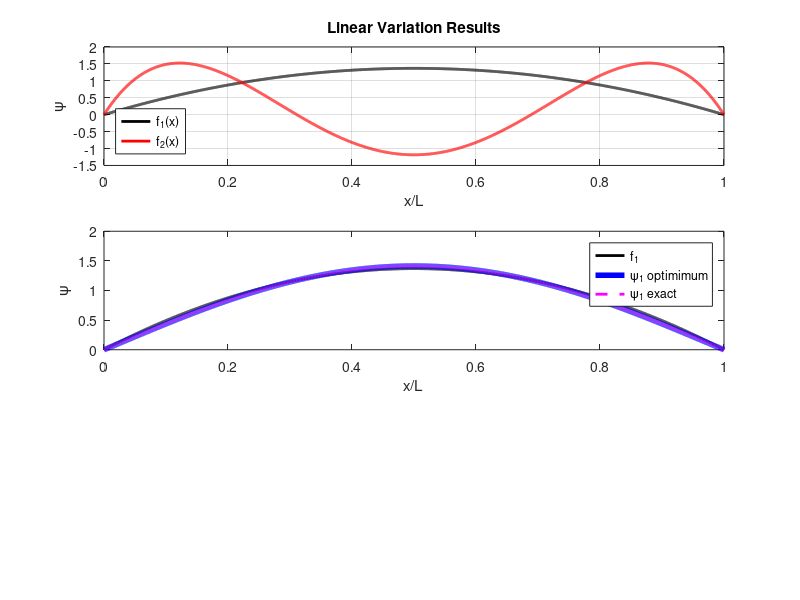

This figure's MATLAB source: (Note: this script raises an error after producing the figure.)
%LinearVariationInOrthonormalBasis.m
%
%This script checks the pencil/paper solution for the linear variation
%problem.
%
%Tom Allison 10/25/2013

%% Preliminaries 

set(0,'DefaultLineLineWidth',2);

hbar = 1;
m = 1;
L = 1;

x = linspace(0,L,1E4);
dx = x(2)-x(1);

%% Part a)
% The eigenvectors found are eigenvectors of the H matrix but the H matrix
% is only a partial representation of the true hamiltonian due to the
% finite basis set. The true matrix representation of the Hamiltonian would
% be infite dimensional. If the basis has the abillity to completely
% represent an eigenfunciton (c.f. the one parameter variation problem,
% part a), we can find a true eigenfunciton with this method, but this is
% not the general case.

%% Part b)

% Define functions
N1 = (sqrt(30)/L^(5/2));
N2 = (132.816/L^(9/2));
f1 = N1*(x.*(L-x));
f2 = N2*x.*(L-x).*( (x-L/2).^2 - L^2/28);

% using handworked deriviatives (SEE SCANNED PDF)
Hf1 = -hbar^2/(2*m)*(-2)*N1;
Hf2 = -hbar^2/(2*m)*N2*(12*f1/N1 -17/7*L^2);

%% Calculate integrals and construct matrices

H11 = dx*trapz(f1.*Hf1);
H21 = dx*trapz(f2.*Hf1);
H12 = H21; % make it exactly equal so there are no problems with diagonlization
H22 = dx*trapz(f2.*Hf2);
%H12 = dx*trapz(f1.*Hf2); %sanity check on Hf2 this should equal Hf1

% contruct Hamiltonian matrix
H = [H11 H12;
    H21 H22];

% Verify that basis is orthonormal
S11 = dx*trapz(f1.*f1);
S22 = dx*trapz(f2.*f2);
S12 = dx*trapz(f1.*f2);

%% Diagonalize matrix and find functions

% find eigenvectors and eigenvalues using MATLAB's eig command.
% the (normalized) eigenvectors are the columns of the V matrix
% the eigenvalues are the diagonal values of the D matrix
[V,D] = eig(H);

% construct functions found variationally
psi1 = -(V(1,1)*f1 + V(1,2)*f2);
psi3 = (V(2,1)*f1 + V(2,2)*f2);

%% Compare energies
% Let's check the eigenenergies found variationally are in fact higher than
% the exact solutions.
E1 = D(1,1)
E1exact = hbar^2*pi^2/(2*m*L^2)
E3 = D(2,2)
E3exact = hbar^2*3^2*pi^2/(2*m*L^2)

%% Compare wavefunctions found using polynomial basis

figure(1);
subplot(3,1,1);
hf1 = plot(x,f1,'k');
hold on
hf2 = plot(x,f2,'r');
hold off
xlabel('x/L');
ylabel('\psi');
legend([hf1,hf2],'f_1(x)','f_2(x)','Location','SouthWest');
grid on
title('Linear Variation Results');

subplot(3,1,2);
hf1 = plot(x,f1,'k');
hold on
hpsi1 = plot(x,psi1,'b','LineWidth',4);
hexact = plot(x,sqrt(2/L)*sin(pi*x/L),'m--');
hold off
xlabel('x/L');
ylabel('\psi');
legend([hf1,hpsi1,hexact],'f_1','\psi_1 optimimum','\psi_1 exact');
setfigfont(1,14);
grid on

subplot(3,1,3);
hf2 = plot(x,f2,'r');
hold on
hpsi3 = plot(x,psi3,'g--');
hexact = plot(x,sqrt(2/L)*sin(3*pi*x/L),'c--');
hold off
xlabel('x/L');
ylabel('\psi');
legend([hf2,hpsi3,hexact],'f_3','\psi_3 optimimum','\psi_3 exact',...
    'Location','SouthWest');
setfigfont(1,14);
grid on

%% Part c)
% The optimimum linear combination functions found in part b) are not
% the eigenfunctions of the Hamiltonian. For this problem, we know that the
% eigenfunctions of the Hamiltonian are sin(n*pi*x/L), and our polynomials
% only make approximations to this. We can compare Hpsi with psi to see how
% far away from an eigenfunction we are. If we have an eigenfunction
% Hpsi/psi should be a constant.

Hpsi1 = -(V(1,1)*Hf1 + V(1,2)*Hf2);
figure(2);
h1 = semilogy(x,Hpsi1./psi1,'r');
hold on
hexact = semilogy(x,E1exact*ones(1,length(x)),'k--');
hold off
grid on
ylabel('H\psi_1/\psi_1');
xlabel('x/L');
legend([h1,hexact],'Linear Variation Solution','Exact Solution',...
    'Location','SouthEast');
axis([0,1,1E-1,1E1]);

setfigfont(2,14);









